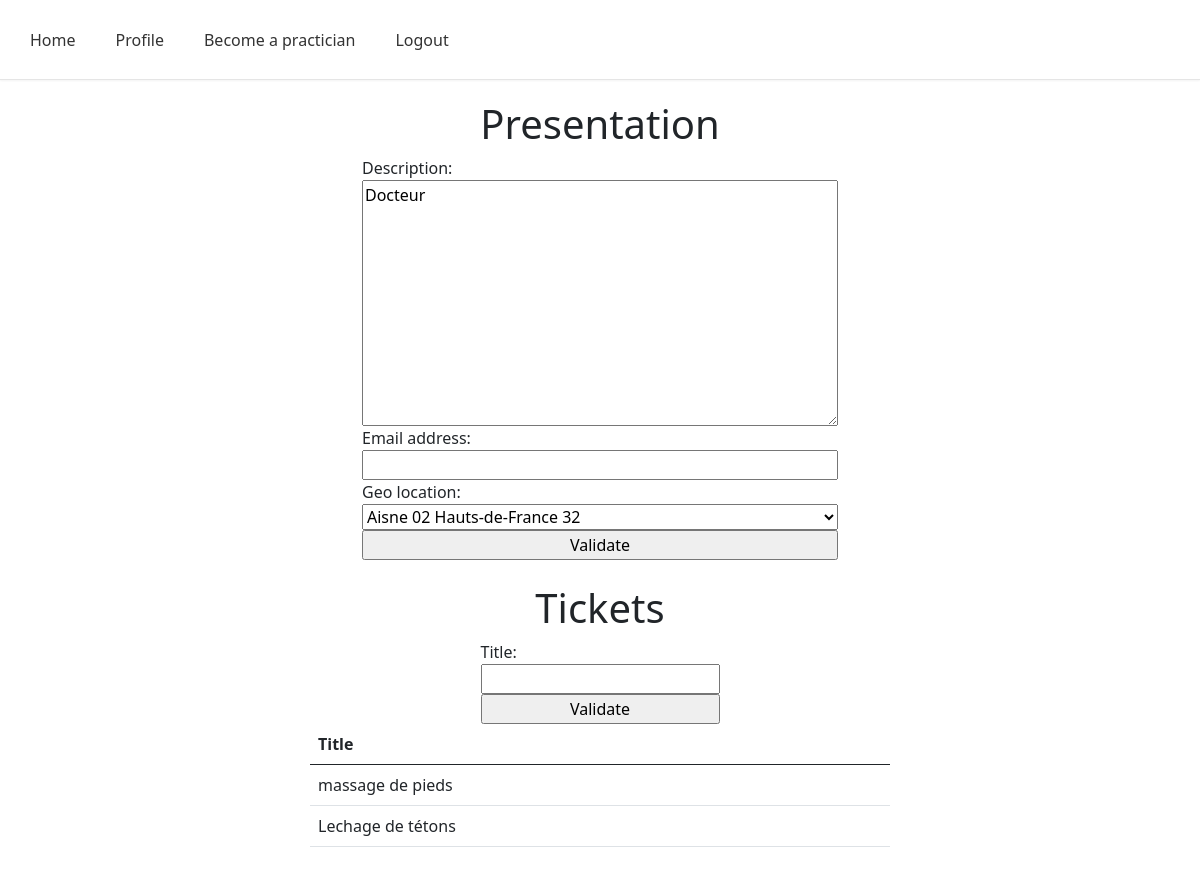
The page /practician/ (signed in) on the database its author committed.
### doctolib/models.py (models this page shows, shortened)
class User(AbstractUser):
    geo_location = models.ForeignKey('GeoLocation', on_delete=models.SET_NULL, null=True)
    description = models.TextField(max_length=500)

class Ticket(models.Model):
   user = models.ForeignKey('User', on_delete=models.SET_NULL, null=True)
   title = models.CharField(max_length=255)
   user = models.ForeignKey('User', on_delete=models.SET_NULL, null=True, related_name='tickets')

### doctolib/views.py (the view)
# urls.py: path('practician/', practician, name='practician'),
@login_required
def practician(request):
    formUser = PracticianUpdateForm(instance=request.user)
    formTickets = TicketCreationForm()
    tickets = Ticket.objects.filter(user=request.user)
    return render(request, 'practician/profile.html', {'formUser': formUser, 'formTickets': formTickets, 'tickets': tickets})

### doctolib/forms.py
class PracticianUpdateForm(forms.ModelForm):
    class Meta:
        model = get_user_model()
        fields = ('description','email','geo_location',)

class TicketCreationForm(forms.ModelForm):
    class Meta:
        model = Ticket
        fields = ('title',)

### doctolib/models.py (called while the page is built)
    def __str__(self):
       return self.nom_departement + " " + self.code_departement + " " + self.nom_region + " " + self.code_region

### doctolib/templatetags/auth_extras.py (called while the page is built)
@register.filter(name='has_group')
def has_group(user, group_name):
    group = Group.objects.get(name=group_name)
    return True if group in user.groups.all() else False

### doctolib/templates/practician/profile.html (shortened to what this page needs)
    {% extends "base.html" %}
{% block content %}
<h1>Presentation</h1>
<form method="post" action="{% url 'practician_profile' %}">
    {{ formUser }}
    <input type="submit" value="Validate" />
</form>
<br>
<h1>Tickets</h1>
<form method="post" action="{% url 'practician_tickets' %}">
    {{ formTickets }}
    <input type="submit" value="Validate" />
</form>
<table class="table" style="width: 50%">
    <thead>
    <tr>
        <th scope="col">Title</th>
    </tr>
    </thead>
    <tbody>
    {% for ticket in tickets %}
        <tr>
            <td>{{ ticket.title }}</td>
        </tr>
    {% endfor %}
    </tbody>
</table>
{% endblock %}

### rows shown on the page
User: description "Docteur", geo_location "Aisne 02 Hauts-de-France 32"
Ticket: title "massage de pieds"
Ticket: title "Lechage de tétons"
